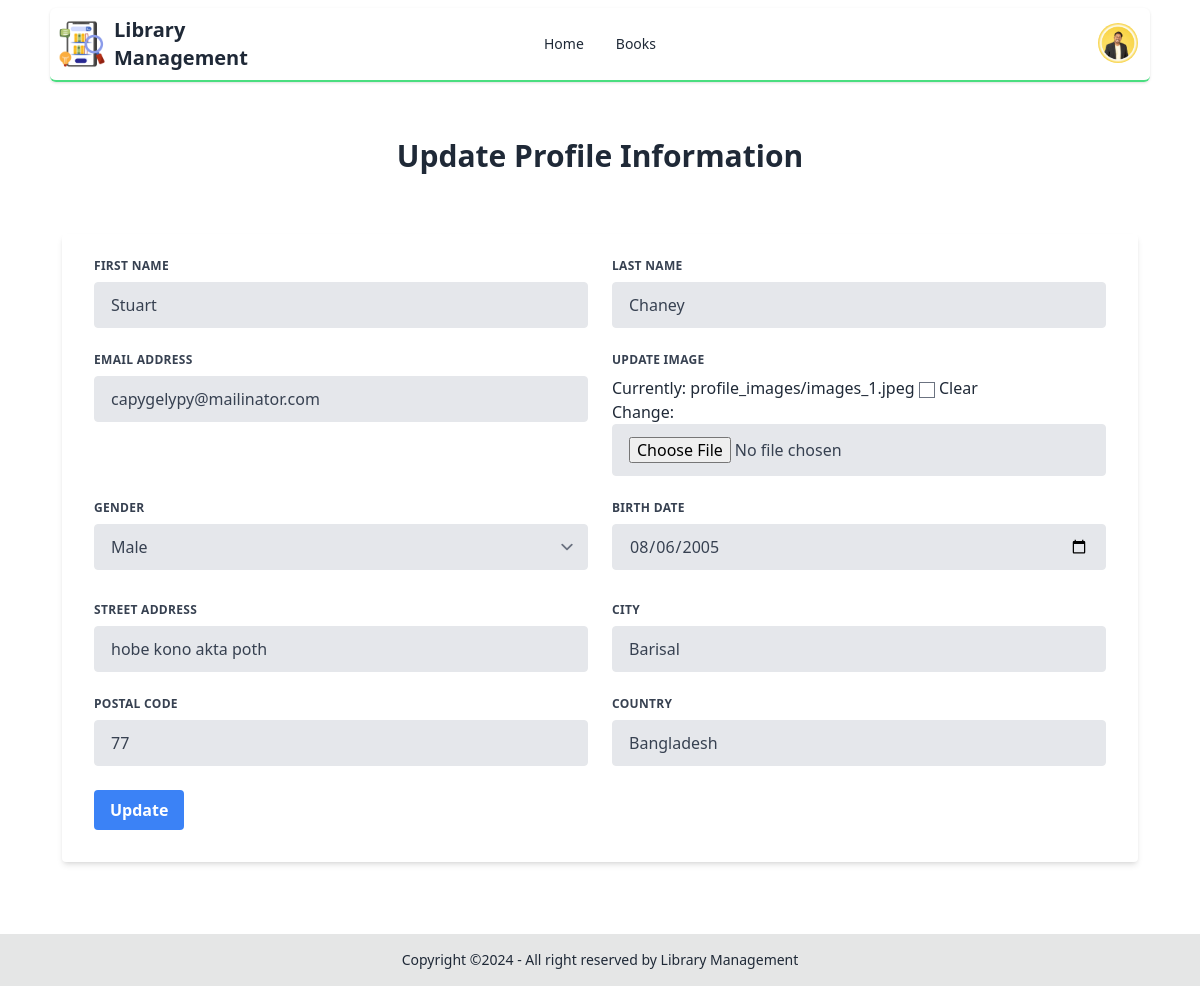
/accounts/profile/update_profile/ (signed in), run on an earlier commit of the app's database.
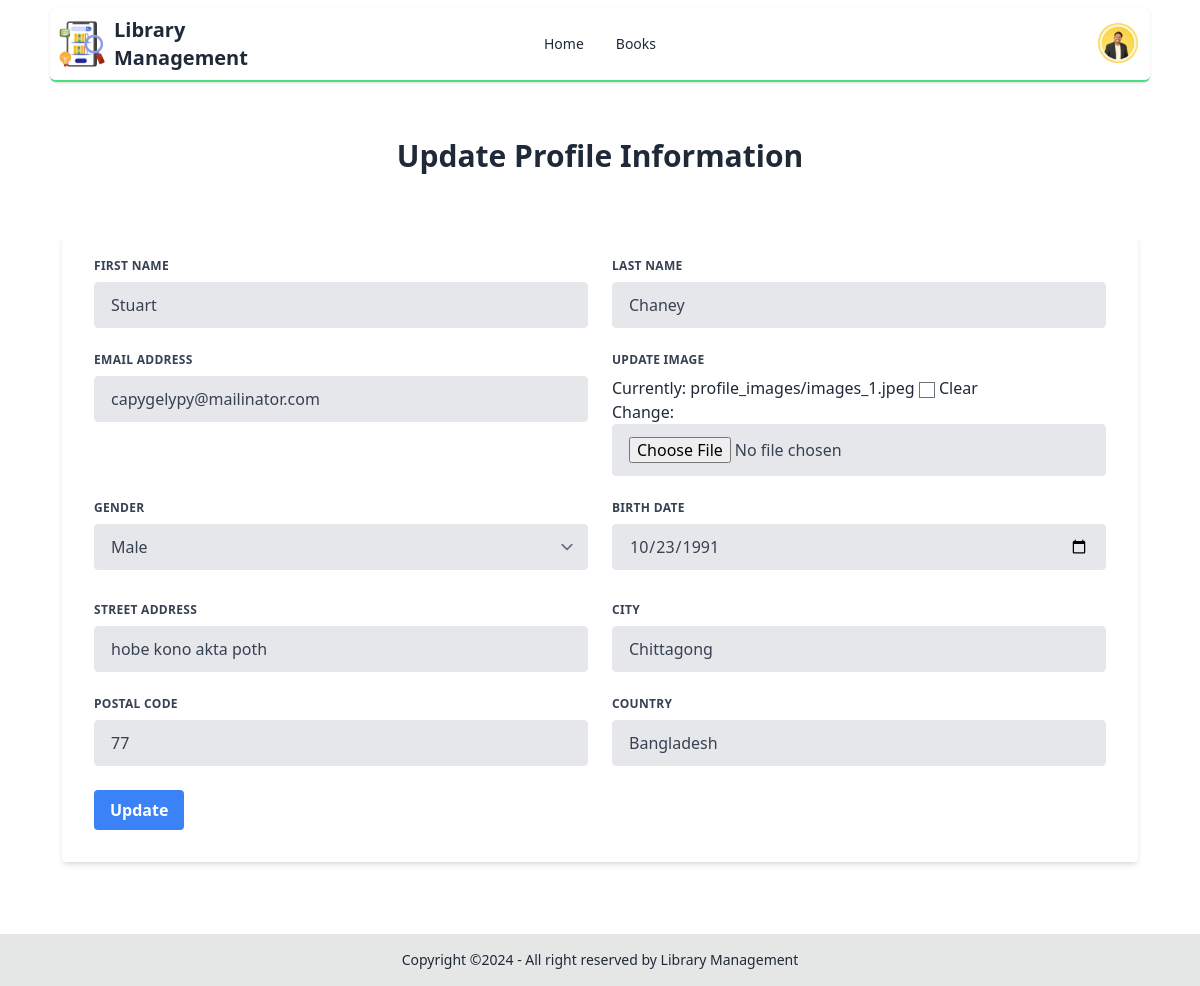
And on a later commit of the database.
### accounts/models.py (models this page shows, shortened)
class UserLibraryAccount(models.Model):
    user = models.OneToOneField(User, related_name="account", on_delete=models.CASCADE)
    account_no = models.IntegerField(unique=True)
    birth_date = models.DateField(null=True, blank=True)
    gender = models.CharField(max_length=10, choices=GENDER_TYPE)
    initial_deposit_date = models.DateField(auto_now_add=True)
    balance = models.DecimalField(default=0, max_digits=12, decimal_places=2)
    created_at = models.DateTimeField(auto_now_add=True)
    street_address = models.CharField(max_length=100)
    city = models.CharField(max_length=100)
    postal_code = models.IntegerField()
    country = models.CharField(max_length=100)
    image = models.ImageField(upload_to="profile_images/", blank=True, null=True)

### accounts/views.py (the view, shortened to what this page needs)
# urls.py: path("profile/update_profile/", UserLibraryAccountUpdateView.as_view(), name="update_profile"),
class UserLibraryAccountUpdateView(View):
    template_name = "accounts/update_profile.html"
    def get(self, request):
        form = UserLibraryAccountUpdateForm(instance=request.user)
        return render(request, self.template_name, {"form": form})

### accounts/templates/accounts/update_profile.html (shortened to what this page needs)
{% extends 'base.html' %}
{% load static %}
{% block body %}
<div class="bg-white px-3 py-4 rounded-xl my-6">
    <h1 class="font-bold text-3xl text-center pb-5">Update Profile Information</h1>
    <div class="w-full mt-10">
        <form method="post" enctype="multipart/form-data" class="bg-white shadow-md rounded px-8 pt-6 pb-8 mb-4">
            <div class="flex flex-wrap -mx-3 mb-6">
                <div class="w-full md:w-1/2 px-3 mb-6 md:mb-0">
                    <label class="block uppercase tracking-wide text-gray-700 text-xs font-bold mb-2"
                        for="{{ form.first_name.id_for_label }}">
                        {{ form.first_name.label }}
                    </label>
                    {{ form.first_name }}
                </div>
                <div class="w-full md:w-1/2 px-3">
                    <label class="block uppercase tracking-wide text-gray-700 text-xs font-bold mb-2"
                        for="{{ form.last_name.id_for_label }}">
                        {{ form.last_name.label }}
                    </label>
                    {{ form.last_name }}
                </div>
            </div>
            <div class="flex flex-wrap -mx-3 mb-6">
                <div class="w-full md:w-1/2 px-3 mb-6 md:mb-0">
                    <label class="block uppercase tracking-wide text-gray-700 text-xs font-bold mb-2"
                        for="{{ form.email.id_for_label }}">
                        {{ form.email.label }}
                    </label>
                    {{ form.email }}
                </div>
                <div class="w-full md:w-1/2 px-3 mb-6 md:mb-0">
                    <label class="block uppercase tracking-wide text-gray-700 text-xs font-bold mb-2"
                        for="{{ form.image.id_for_label }}">
                        Update Image
                    </label>
                    {{ form.image }}
                </div>
            </div>
            <div class="flex flex-wrap -mx-3 mb-6">
                <div class="w-full md:w-1/2 px-3 mb-6 md:mb-0">
                    <label class="block uppercase tracking-wide text-gray-700 text-xs font-bold mb-2"
                        for="{{ form.gender.id_for_label }}">
                        {{ form.gender.label }}
                    </label>
                    {{ form.gender }}
                </div>
                <div class="w-full md:w-1/2 px-3 mb-6 md:mb-0">
                    <label class="block uppercase tracking-wide text-gray-700 text-xs font-bold mb-2"
                        for="{{ form.birth_date.id_for_label }}">
                        {{ form.birth_date.label }}
                    </label>
                    {{ form.birth_date }}
                </div>
            </div>
            <div class="flex flex-wrap -mx-3">
                <div class="w-full md:w-1/2 px-3 mb-6 md:mb-0">
                </div>
                <div class="w-full md:w-1/2 px-3 mb-6 md:mb-0">
                </div>
            </div>
            <div class="flex flex-wrap -mx-3 mb-6">
                <div class="w-full md:w-1/2 px-3 mb-6 md:mb-0">
                    <label class="block uppercase tracking-wide text-gray-700 text-xs font-bold mb-2"
                        for="{{ form.street_address.id_for_label }}">
                        {{ form.street_address.label }}
                    </label>
                    {{ form.street_address }}
                </div>
                <div class="w-full md:w-1/2 px-3">
                    <label class="block uppercase tracking-wide text-gray-700 text-xs font-bold mb-2"
                        for="{{ form.city.id_for_label }}">
                        {{ form.city.label }}
                    </label>
                    {{ form.city }}
                </div>
            </div>
            <div class="flex flex-wrap -mx-3 mb-6">
                <div class="w-full md:w-1/2 px-3 mb-6 md:mb-0">
                    <label class="block uppercase tracking-wide text-gray-700 text-xs font-bold mb-2"
                        for="{{ form.postal_code.id_for_label }}">
                        {{ form.postal_code.label }}
                    </label>
                    {{ form.postal_code }}
                </div>
                <div class="w-full md:w-1/2 px-3">
                    <label class="block uppercase tracking-wide text-gray-700 text-xs font-bold mb-2"
                        for="{{ form.country.id_for_label }}">
                        {{ form.country.label }}
                    </label>
                    {{ form.country }}
                </div>
            </div>
            <div class="flex items-center justify-between">
                <button
                    class="bg-blue-500 hover:bg-blue-700 text-white font-bold py-2 px-4 rounded focus:outline-none focus:shadow-outline"
                    type="submit">
                    Update
                </button>
            </div>
        </form>
    </div>
</div>
{% endblock body %}

### core/templates/base.html (shortened to what this page needs)
{% load static tailwind_tags %}
{% load static %}
<!DOCTYPE html>
<html lang="en" data-theme="light">
<head>
    <link href="https://cdn.jsdelivr.net/npm/daisyui@4.12.10/dist/full.min.css" rel="stylesheet" type="text/css" />
    {% tailwind_css %}
</head>
<body class="flex flex-col justify-between min-h-screen">
    {% include 'header.html' %}
    <main class="flex-grow my-4 w-11/12 mx-auto">
        {% block body %}
        {% endblock body %}
    </main>
    {% include 'footer.html' %}
</body>
</html>

### core/templates/header.html (shortened to what this page needs)
{% load static %}
<div class="navbar rounded-md mt-2 shadow border-b-2 border-b-green-400 w-11/12 mx-auto">
    <div class="navbar-start">
        <div class="flex items-center space-x-2">
            <img src="{% static 'logo.png' %}" class="w-14 md:w-12" alt="">
            <a href="{% url 'homepage' %}" class="text-xl hidden lg:flex font-bold">Library <br> Management</a>
        </div>
    </div>
    <div class="navbar-center hidden md:flex">
        <ul class="menu menu-horizontal px-1">
            <li><a href="{% url 'homepage' %}">Home</a></li>
            <li><a>Books</a></li>
        </ul>
    </div>
    <div class="navbar-end">
        <div class="dropdown dropdown-end">
            {% if request.user.is_authenticated %}
                <div tabindex="0" role="button" class="btn btn-ghost btn-circle avatar">
                    <div class="w-10 rounded-full">
                        {% if request.user.account.image %}
                            <img alt="Tailwind CSS Navbar component" src="{{ request.user.account.image.url }}" />
                        {% else %}
                            <img alt="Tailwind CSS Navbar component" src="{% static 'avatar.jpg' %}" />
                        {% endif %}
                    </div>
                </div>
            {% endif %}
        </div>
    </div>
</div>

### core/templates/footer.html
<footer class="footer footer-center bg-base-300 text-base-content p-4">
    <aside>
        <p>Copyright ©2024  - All right reserved by Library Management</p>
    </aside>
</footer>

What changed in the data, as far as the page shows it:
changed UserLibraryAccount "hobe kono akta poth": city "Barisal" → "Chittagong"
Also different on the page:
form field birth_date: "08/06/2005" → "10/23/1991"
